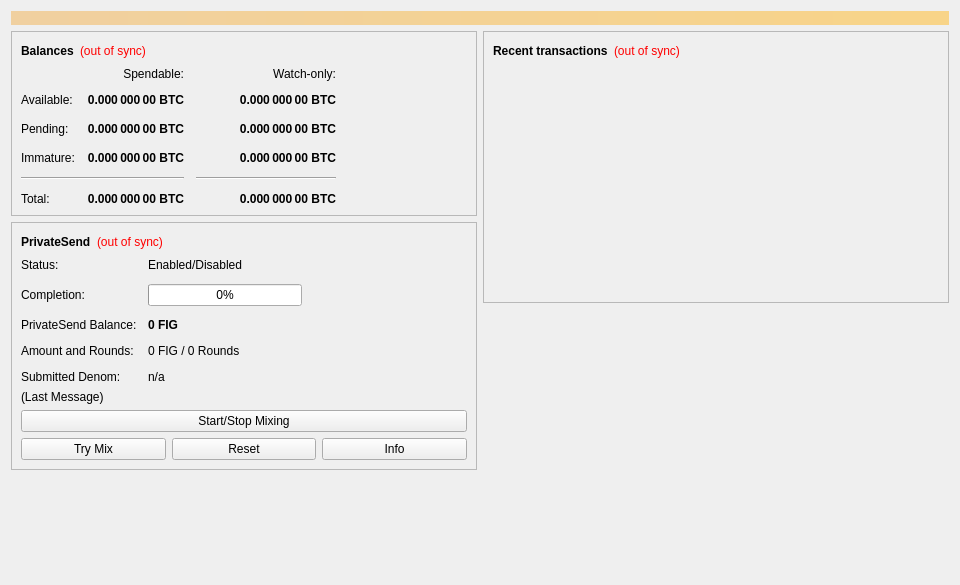
<?xml version="1.0" encoding="UTF-8"?>
<ui version="4.0">
 <class>OverviewPage</class>
 <widget class="QWidget" name="OverviewPage">
  <property name="geometry">
   <rect>
    <x>0</x>
    <y>0</y>
    <width>960</width>
    <height>585</height>
   </rect>
  </property>
  <property name="minimumSize">
   <size>
    <width>960</width>
    <height>0</height>
   </size>
  </property>
  <property name="windowTitle">
   <string>Form</string>
  </property>
  <layout class="QVBoxLayout" name="topLayout">
   <item>
    <widget class="QLabel" name="labelAlerts">
     <property name="visible">
      <bool>false</bool>
     </property>
     <property name="styleSheet">
      <string notr="true">background-color: qlineargradient(x1: 0, y1: 0, x2: 1, y2: 0, stop:0 #F0D0A0, stop:1 #F8D488); color:#000000;</string>
     </property>
     <property name="wordWrap">
      <bool>true</bool>
     </property>
     <property name="margin">
      <number>3</number>
     </property>
    </widget>
   </item>
   <item>
    <layout class="QHBoxLayout" name="horizontalLayout" stretch="1,1">
     <item>
      <layout class="QVBoxLayout" name="verticalLayout_2">
       <item>
        <widget class="QFrame" name="frame">
         <property name="frameShape">
          <enum>QFrame::StyledPanel</enum>
         </property>
         <property name="frameShadow">
          <enum>QFrame::Raised</enum>
         </property>
         <layout class="QVBoxLayout" name="verticalLayout_4">
          <item>
           <layout class="QHBoxLayout" name="horizontalLayout_4">
            <item>
             <widget class="QLabel" name="label_5">
              <property name="font">
               <font>
                <weight>75</weight>
                <bold>true</bold>
               </font>
              </property>
              <property name="text">
               <string>Balances</string>
              </property>
             </widget>
            </item>
            <item>
             <widget class="QLabel" name="labelWalletStatus">
              <property name="toolTip">
               <string>The displayed information may be out of date. Your wallet automatically synchronizes with the Figure network after a connection is established, but this process has not completed yet.</string>
              </property>
              <property name="styleSheet">
               <string notr="true">QLabel { color: red; }</string>
              </property>
              <property name="text">
               <string notr="true">(out of sync)</string>
              </property>
              <property name="alignment">
               <set>Qt::AlignLeading|Qt::AlignLeft|Qt::AlignVCenter</set>
              </property>
             </widget>
            </item>
            <item>
             <spacer name="horizontalSpacer_3">
              <property name="orientation">
               <enum>Qt::Horizontal</enum>
              </property>
              <property name="sizeHint" stdset="0">
               <size>
                <width>40</width>
                <height>20</height>
               </size>
              </property>
             </spacer>
            </item>
           </layout>
          </item>
          <item>
           <layout class="QGridLayout" name="gridLayout">
            <property name="spacing">
             <number>12</number>
            </property>
            <item row="2" column="2">
             <widget class="QLabel" name="labelWatchPending">
              <property name="font">
               <font>
                <weight>75</weight>
                <bold>true</bold>
               </font>
              </property>
              <property name="cursor">
               <cursorShape>IBeamCursor</cursorShape>
              </property>
              <property name="toolTip">
               <string>Unconfirmed transactions to watch-only addresses</string>
              </property>
              <property name="text">
               <string notr="true">0.000 000 00 BTC</string>
              </property>
              <property name="alignment">
               <set>Qt::AlignRight|Qt::AlignTrailing|Qt::AlignVCenter</set>
              </property>
              <property name="textInteractionFlags">
               <set>Qt::LinksAccessibleByMouse|Qt::TextSelectableByKeyboard|Qt::TextSelectableByMouse</set>
              </property>
             </widget>
            </item>
            <item row="2" column="1">
             <widget class="QLabel" name="labelUnconfirmed">
              <property name="font">
               <font>
                <weight>75</weight>
                <bold>true</bold>
               </font>
              </property>
              <property name="cursor">
               <cursorShape>IBeamCursor</cursorShape>
              </property>
              <property name="toolTip">
               <string>Total of transactions that have yet to be confirmed, and do not yet count toward the spendable balance</string>
              </property>
              <property name="text">
               <string notr="true">0.000 000 00 BTC</string>
              </property>
              <property name="alignment">
               <set>Qt::AlignRight|Qt::AlignTrailing|Qt::AlignVCenter</set>
              </property>
              <property name="textInteractionFlags">
               <set>Qt::LinksAccessibleByMouse|Qt::TextSelectableByKeyboard|Qt::TextSelectableByMouse</set>
              </property>
             </widget>
            </item>
            <item row="3" column="2">
             <widget class="QLabel" name="labelWatchImmature">
              <property name="font">
               <font>
                <weight>75</weight>
                <bold>true</bold>
               </font>
              </property>
              <property name="cursor">
               <cursorShape>IBeamCursor</cursorShape>
              </property>
              <property name="toolTip">
               <string>Mined balance in watch-only addresses that has not yet matured</string>
              </property>
              <property name="text">
               <string notr="true">0.000 000 00 BTC</string>
              </property>
              <property name="alignment">
               <set>Qt::AlignRight|Qt::AlignTrailing|Qt::AlignVCenter</set>
              </property>
              <property name="textInteractionFlags">
               <set>Qt::LinksAccessibleByMouse|Qt::TextSelectableByKeyboard|Qt::TextSelectableByMouse</set>
              </property>
             </widget>
            </item>
            <item row="4" column="0" colspan="2">
             <widget class="Line" name="lineSpendableBalance">
              <property name="orientation">
               <enum>Qt::Horizontal</enum>
              </property>
             </widget>
            </item>
            <item row="4" column="2">
             <widget class="Line" name="lineWatchBalance">
              <property name="sizePolicy">
               <sizepolicy hsizetype="Preferred" vsizetype="Fixed">
                <horstretch>0</horstretch>
                <verstretch>0</verstretch>
               </sizepolicy>
              </property>
              <property name="minimumSize">
               <size>
                <width>140</width>
                <height>0</height>
               </size>
              </property>
              <property name="orientation">
               <enum>Qt::Horizontal</enum>
              </property>
             </widget>
            </item>
            <item row="5" column="0">
             <widget class="QLabel" name="labelTotalText">
              <property name="text">
               <string>Total:</string>
              </property>
             </widget>
            </item>
            <item row="3" column="1">
             <widget class="QLabel" name="labelImmature">
              <property name="font">
               <font>
                <weight>75</weight>
                <bold>true</bold>
               </font>
              </property>
              <property name="cursor">
               <cursorShape>IBeamCursor</cursorShape>
              </property>
              <property name="toolTip">
               <string>Mined balance that has not yet matured</string>
              </property>
              <property name="text">
               <string notr="true">0.000 000 00 BTC</string>
              </property>
              <property name="alignment">
               <set>Qt::AlignRight|Qt::AlignTrailing|Qt::AlignVCenter</set>
              </property>
              <property name="textInteractionFlags">
               <set>Qt::LinksAccessibleByMouse|Qt::TextSelectableByKeyboard|Qt::TextSelectableByMouse</set>
              </property>
             </widget>
            </item>
            <item row="2" column="3">
             <spacer name="horizontalSpacer_2">
              <property name="orientation">
               <enum>Qt::Horizontal</enum>
              </property>
              <property name="sizeHint" stdset="0">
               <size>
                <width>40</width>
                <height>20</height>
               </size>
              </property>
             </spacer>
            </item>
            <item row="3" column="0">
             <widget class="QLabel" name="labelImmatureText">
              <property name="text">
               <string>Immature:</string>
              </property>
             </widget>
            </item>
            <item row="5" column="1">
             <widget class="QLabel" name="labelTotal">
              <property name="font">
               <font>
                <weight>75</weight>
                <bold>true</bold>
               </font>
              </property>
              <property name="cursor">
               <cursorShape>IBeamCursor</cursorShape>
              </property>
              <property name="toolTip">
               <string>Your current total balance</string>
              </property>
              <property name="text">
               <string notr="true">0.000 000 00 BTC</string>
              </property>
              <property name="alignment">
               <set>Qt::AlignRight|Qt::AlignTrailing|Qt::AlignVCenter</set>
              </property>
              <property name="textInteractionFlags">
               <set>Qt::LinksAccessibleByMouse|Qt::TextSelectableByKeyboard|Qt::TextSelectableByMouse</set>
              </property>
             </widget>
            </item>
            <item row="5" column="2">
             <widget class="QLabel" name="labelWatchTotal">
              <property name="font">
               <font>
                <weight>75</weight>
                <bold>true</bold>
               </font>
              </property>
              <property name="cursor">
               <cursorShape>IBeamCursor</cursorShape>
              </property>
              <property name="toolTip">
               <string>Current total balance in watch-only addresses</string>
              </property>
              <property name="text">
               <string notr="true">0.000 000 00 BTC</string>
              </property>
              <property name="alignment">
               <set>Qt::AlignRight|Qt::AlignTrailing|Qt::AlignVCenter</set>
              </property>
              <property name="textInteractionFlags">
               <set>Qt::LinksAccessibleByMouse|Qt::TextSelectableByKeyboard|Qt::TextSelectableByMouse</set>
              </property>
             </widget>
            </item>
            <item row="0" column="2">
             <widget class="QLabel" name="labelWatchonly">
              <property name="text">
               <string>Watch-only:</string>
              </property>
              <property name="alignment">
               <set>Qt::AlignRight|Qt::AlignTrailing|Qt::AlignVCenter</set>
              </property>
             </widget>
            </item>
            <item row="1" column="0">
             <widget class="QLabel" name="labelBalanceText">
              <property name="text">
               <string>Available:</string>
              </property>
             </widget>
            </item>
            <item row="1" column="1">
             <widget class="QLabel" name="labelBalance">
              <property name="font">
               <font>
                <weight>75</weight>
                <bold>true</bold>
               </font>
              </property>
              <property name="cursor">
               <cursorShape>IBeamCursor</cursorShape>
              </property>
              <property name="toolTip">
               <string>Your current spendable balance</string>
              </property>
              <property name="text">
               <string notr="true">0.000 000 00 BTC</string>
              </property>
              <property name="alignment">
               <set>Qt::AlignRight|Qt::AlignTrailing|Qt::AlignVCenter</set>
              </property>
              <property name="textInteractionFlags">
               <set>Qt::LinksAccessibleByMouse|Qt::TextSelectableByKeyboard|Qt::TextSelectableByMouse</set>
              </property>
             </widget>
            </item>
            <item row="1" column="2">
             <widget class="QLabel" name="labelWatchAvailable">
              <property name="font">
               <font>
                <weight>75</weight>
                <bold>true</bold>
               </font>
              </property>
              <property name="cursor">
               <cursorShape>IBeamCursor</cursorShape>
              </property>
              <property name="toolTip">
               <string>Your current balance in watch-only addresses</string>
              </property>
              <property name="text">
               <string notr="true">0.000 000 00 BTC</string>
              </property>
              <property name="alignment">
               <set>Qt::AlignRight|Qt::AlignTrailing|Qt::AlignVCenter</set>
              </property>
              <property name="textInteractionFlags">
               <set>Qt::LinksAccessibleByMouse|Qt::TextSelectableByKeyboard|Qt::TextSelectableByMouse</set>
              </property>
             </widget>
            </item>
            <item row="2" column="0">
             <widget class="QLabel" name="labelPendingText">
              <property name="text">
               <string>Pending:</string>
              </property>
             </widget>
            </item>
            <item row="0" column="1">
             <widget class="QLabel" name="labelSpendable">
              <property name="text">
               <string>Spendable:</string>
              </property>
              <property name="alignment">
               <set>Qt::AlignRight|Qt::AlignTrailing|Qt::AlignVCenter</set>
              </property>
             </widget>
            </item>
           </layout>
          </item>
         </layout>
        </widget>
       </item>
       <item>
        <widget class="QFrame" name="framePrivateSend">
         <property name="layoutDirection">
          <enum>Qt::LeftToRight</enum>
         </property>
         <property name="frameShape">
          <enum>QFrame::StyledPanel</enum>
         </property>
         <property name="frameShadow">
          <enum>QFrame::Raised</enum>
         </property>
         <layout class="QVBoxLayout" name="VerticalLayout_PS1">
          <item>
           <layout class="QHBoxLayout" name="horizontalLayout_5">
            <item>
             <widget class="QLabel" name="labelPrivateSendHeader">
              <property name="font">
               <font>
                <weight>75</weight>
                <bold>true</bold>
               </font>
              </property>
              <property name="text">
               <string>PrivateSend</string>
              </property>
             </widget>
            </item>
            <item>
             <widget class="QLabel" name="labelPrivateSendSyncStatus">
              <property name="toolTip">
               <string>The displayed information may be out of date. Your wallet automatically synchronizes with the Figure network after a connection is established, but this process has not completed yet.</string>
              </property>
              <property name="styleSheet">
               <string notr="true">QLabel { color: red; }</string>
              </property>
              <property name="text">
               <string notr="true">(out of sync)</string>
              </property>
              <property name="alignment">
               <set>Qt::AlignLeading|Qt::AlignLeft|Qt::AlignVCenter</set>
              </property>
             </widget>
            </item>
            <item>
             <spacer name="horizontalSpacer_4">
              <property name="orientation">
               <enum>Qt::Horizontal</enum>
              </property>
              <property name="sizeHint" stdset="0">
               <size>
                <width>40</width>
                <height>20</height>
               </size>
              </property>
             </spacer>
            </item>
           </layout>
          </item>
          <item>
           <layout class="QFormLayout" name="privateSendFormLayout">
            <property name="fieldGrowthPolicy">
             <enum>QFormLayout::AllNonFixedFieldsGrow</enum>
            </property>
            <property name="horizontalSpacing">
             <number>11</number>
            </property>
            <property name="verticalSpacing">
             <number>12</number>
            </property>
            <item row="0" column="0">
             <widget class="QLabel" name="labelPrivateSendEnabledText">
              <property name="text">
               <string>Status:</string>
              </property>
             </widget>
            </item>
            <item row="0" column="1">
             <widget class="QLabel" name="labelPrivateSendEnabled">
              <property name="text">
               <string>Enabled/Disabled</string>
              </property>
             </widget>
            </item>
            <item row="1" column="0">
             <widget class="QLabel" name="labelCompletitionText">
              <property name="text">
               <string>Completion:</string>
              </property>
             </widget>
            </item>
            <item row="1" column="1">
             <widget class="QProgressBar" name="privateSendProgress">
              <property name="maximumSize">
               <size>
                <width>154</width>
                <height>16777215</height>
               </size>
              </property>
              <property name="value">
               <number>0</number>
              </property>
             </widget>
            </item>
            <item row="2" column="0">
             <widget class="QLabel" name="labelAnonymizedText">
              <property name="text">
               <string>PrivateSend Balance:</string>
              </property>
             </widget>
            </item>
            <item row="2" column="1">
             <widget class="QLabel" name="labelAnonymized">
              <property name="font">
               <font>
                <weight>75</weight>
                <bold>true</bold>
               </font>
              </property>
              <property name="text">
               <string notr="true">0 FIG</string>
              </property>
             </widget>
            </item>
            <item row="3" column="0">
             <widget class="QLabel" name="labelAmountAndRoundsText">
              <property name="text">
               <string>Amount and Rounds:</string>
              </property>
             </widget>
            </item>
            <item row="3" column="1">
             <widget class="QLabel" name="labelAmountRounds">
              <property name="text">
               <string>0 FIG / 0 Rounds</string>
              </property>
             </widget>
            </item>
            <item row="4" column="0">
             <widget class="QLabel" name="labelSubmittedDenomText">
              <property name="text">
               <string>Submitted Denom:</string>
              </property>
             </widget>
            </item>
            <item row="4" column="1">
             <widget class="QLabel" name="labelSubmittedDenom">
              <property name="toolTip">
               <string>The denominations you submitted to the Masternode.&lt;br&gt;To mix, other users must submit the exact same denominations.</string>
              </property>
              <property name="text">
               <string>n/a</string>
              </property>
             </widget>
            </item>
           </layout>
          </item>
          <item>
           <layout class="QVBoxLayout" name="VerticalLayout_PS">
            <item>
             <widget class="QLabel" name="labelPrivateSendLastMessage">
              <property name="text">
               <string>(Last Message)</string>
              </property>
              <property name="alignment">
               <set>Qt::AlignLeading|Qt::AlignLeft|Qt::AlignTop</set>
              </property>
              <property name="wordWrap">
               <bool>true</bool>
              </property>
             </widget>
            </item>
            <item>
             <widget class="QPushButton" name="togglePrivateSend">
              <property name="sizePolicy">
               <sizepolicy hsizetype="MinimumExpanding" vsizetype="Fixed">
                <horstretch>0</horstretch>
                <verstretch>0</verstretch>
               </sizepolicy>
              </property>
              <property name="text">
               <string>Start/Stop Mixing</string>
              </property>
             </widget>
            </item>
            <item>
             <layout class="QHBoxLayout" name="horizontalLayout_debugbuttons">
              <item>
               <widget class="QPushButton" name="privateSendAuto">
                <property name="sizePolicy">
                 <sizepolicy hsizetype="MinimumExpanding" vsizetype="Fixed">
                  <horstretch>0</horstretch>
                  <verstretch>0</verstretch>
                 </sizepolicy>
                </property>
                <property name="toolTip">
                 <string>Try to manually submit a PrivateSend request.</string>
                </property>
                <property name="text">
                 <string>Try Mix</string>
                </property>
               </widget>
              </item>
              <item>
               <widget class="QPushButton" name="privateSendReset">
                <property name="sizePolicy">
                 <sizepolicy hsizetype="MinimumExpanding" vsizetype="Fixed">
                  <horstretch>0</horstretch>
                  <verstretch>0</verstretch>
                 </sizepolicy>
                </property>
                <property name="toolTip">
                 <string>Reset the current status of PrivateSend (can interrupt PrivateSend if it's in the process of Mixing, which can cost you money!)</string>
                </property>
                <property name="autoFillBackground">
                 <bool>false</bool>
                </property>
                <property name="text">
                 <string>Reset</string>
                </property>
               </widget>
              </item>
              <item>
               <widget class="QPushButton" name="privateSendInfo">
                <property name="sizePolicy">
                 <sizepolicy hsizetype="MinimumExpanding" vsizetype="Fixed">
                  <horstretch>0</horstretch>
                  <verstretch>0</verstretch>
                 </sizepolicy>
                </property>
                <property name="toolTip">
                 <string>Information about PrivateSend and Mixing</string>
                </property>
                <property name="text">
                 <string>Info</string>
                </property>
               </widget>
              </item>
             </layout>
            </item>
           </layout>
          </item>
         </layout>
        </widget>
       </item>
       <item>
        <spacer name="verticalSpacer">
         <property name="orientation">
          <enum>Qt::Vertical</enum>
         </property>
         <property name="sizeHint" stdset="0">
          <size>
           <width>20</width>
           <height>40</height>
          </size>
         </property>
        </spacer>
       </item>
      </layout>
     </item>
     <item>
      <layout class="QVBoxLayout" name="verticalLayout_3">
       <item>
        <widget class="QFrame" name="frame_2">
         <property name="frameShape">
          <enum>QFrame::StyledPanel</enum>
         </property>
         <property name="frameShadow">
          <enum>QFrame::Raised</enum>
         </property>
         <layout class="QVBoxLayout" name="verticalLayout">
          <item>
           <layout class="QHBoxLayout" name="horizontalLayout_2">
            <item>
             <widget class="QLabel" name="label_4">
              <property name="font">
               <font>
                <weight>75</weight>
                <bold>true</bold>
               </font>
              </property>
              <property name="text">
               <string>Recent transactions</string>
              </property>
             </widget>
            </item>
            <item>
             <widget class="QLabel" name="labelTransactionsStatus">
              <property name="toolTip">
               <string>The displayed information may be out of date. Your wallet automatically synchronizes with the Figure network after a connection is established, but this process has not completed yet.</string>
              </property>
              <property name="styleSheet">
               <string notr="true">QLabel { color: red; }</string>
              </property>
              <property name="text">
               <string notr="true">(out of sync)</string>
              </property>
              <property name="alignment">
               <set>Qt::AlignLeading|Qt::AlignLeft|Qt::AlignVCenter</set>
              </property>
             </widget>
            </item>
            <item>
             <spacer name="horizontalSpacer">
              <property name="orientation">
               <enum>Qt::Horizontal</enum>
              </property>
              <property name="sizeHint" stdset="0">
               <size>
                <width>40</width>
                <height>20</height>
               </size>
              </property>
             </spacer>
            </item>
           </layout>
          </item>
          <item>
           <widget class="QListView" name="listTransactions">
            <property name="styleSheet">
             <string notr="true">QListView { background: transparent; }</string>
            </property>
            <property name="frameShape">
             <enum>QFrame::NoFrame</enum>
            </property>
            <property name="verticalScrollBarPolicy">
             <enum>Qt::ScrollBarAlwaysOff</enum>
            </property>
            <property name="horizontalScrollBarPolicy">
             <enum>Qt::ScrollBarAlwaysOff</enum>
            </property>
            <property name="selectionMode">
             <enum>QAbstractItemView::NoSelection</enum>
            </property>
           </widget>
          </item>
         </layout>
        </widget>
       </item>
       <item>
        <spacer name="verticalSpacer_2">
         <property name="orientation">
          <enum>Qt::Vertical</enum>
         </property>
         <property name="sizeHint" stdset="0">
          <size>
           <width>20</width>
           <height>40</height>
          </size>
         </property>
        </spacer>
       </item>
      </layout>
     </item>
    </layout>
   </item>
  </layout>
 </widget>
 <resources/>
 <connections/>
</ui>
